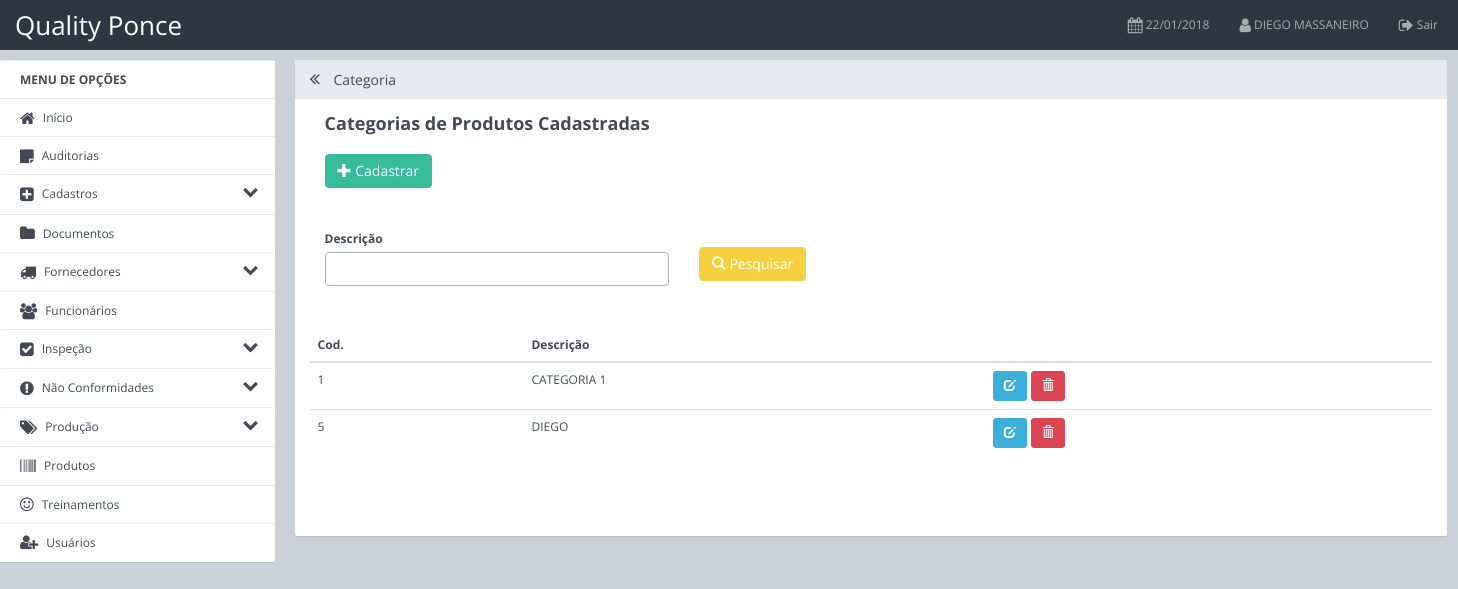
The page /App/Views/cadastros/categoria.php (signed in) on the database its author committed.
### tables this page shows
CREATE TABLE `funcionario` (
  `id` int(11) NOT NULL,
  `nome` varchar(200) NOT NULL,
  `sobrenome` varchar(100) NOT NULL,
  `sexo` char(1) NOT NULL,
  `dataCadastro` date NOT NULL,
  `setorId` int(11) NOT NULL,
  `situacao` char(1) NOT NULL
);

CREATE TABLE `categoria` (
  `id` int(11) NOT NULL,
  `descricao` varchar(100) DEFAULT NULL
);

### Config/ConexaoPDO.php (called while the page is built, shortened)
<?php
class ConexaoPDO {
    public static $instance;
    public static function getInstance() {
        if (!isset(self::$instance)) {
            self::$instance = new PDO('mysql:host=localhost;dbname=mydb', 'root', 'ma323410', array(PDO::MYSQL_ATTR_INIT_COMMAND => "SET NAMES utf8"));
            self::$instance->setAttribute(PDO::ATTR_ERRMODE, PDO::ERRMODE_EXCEPTION);
            self::$instance->setAttribute(PDO::ATTR_ORACLE_NULLS, PDO::NULL_EMPTY_STRING);
        }
        return self::$instance;
    }
}

### App/DAO/UsuarioDAO.php (called while the page is built, shortened)
<?php
class UsuarioDAO {
    public function BuscarNomeFuncionario($funcionarioId) {
        try {
            $sql = "SELECT * FROM funcionario WHERE id = '$funcionarioId'
                     order by nome desc limit 1";
            $p_sql = ConexaoPDO::getInstance()->query($sql);
            $p_sql->execute();
            return $this->ListaFuncionario($p_sql->fetch(PDO::FETCH_ASSOC));
        } catch (Exception $e) {
            print "Ocorreu um erro ao tentar buscar." . $e;
        }
    }
    private function ListaFuncionario($row) {
        $funcionario = new Funcionario();
        $funcionario->setId($row['id']);
        $funcionario->setNome($row['nome']);
        $funcionario->setSobrenome($row['sobrenome']);
        $funcionario->setSexo($row['sexo']);
        $funcionario->setDataCadastro($row['dataCadastro']);
        $funcionario->setSetorId($row['setorId']);
        return $funcionario;
    }
}

### App/Model/Funcionario.php (called while the page is built, shortened)
<?php
class Funcionario {
    private $nome;
    function getNome() {
        return $this->nome;
    }
    function setNome($nome) {
        $this->nome = $nome;
    }
}

### App/DAO/CategoriaDAO.php (called while the page is built, shortened)
<?php
class CategoriaDAO {
    public function BuscarTodosCategoria() {
        try {
            $sql = "SELECT * FROM categoria order by descricao asc";
            $result = ConexaoPDO::getInstance()->query($sql);
            $lista = $result->fetchAll(PDO::FETCH_ASSOC);
            $f_lista = array();
            foreach ($lista as $l) {
                $f_lista[] = $this->lista($l);
            }
            return $f_lista;
        } catch (Exception $e) {
            print "Ocorreu um erro ao tentar Buscar Todos." . $e;
        }
    }
    private function Lista($row) {
        $cat = new Categoria();
        $cat->setId($row['id']);
        $cat->setDescricao($row['descricao']);
        return $cat;
    }
}

### App/Model/Categoria.php (called while the page is built)
<?php
class Categoria {
    private $id;
    private $descricao;
    function getId() {
        return $this->id;
    }
    function getDescricao() {
        return $this->descricao;
    }
    function setId($id) {
        $this->id = $id;
    }
    function setDescricao($descricao) {
        $this->descricao = $descricao;
    }
}

### App/Views/cadastros/categoria.php (the view, shortened to what this page needs)
<?php
include_once '../../../Config/ConexaoPDO.php';
include_once '../../DAO/CategoriaDAO.php';
include_once '../../Model/Categoria.php';
$setorDao = new CategoriaDAO();
?>
<!DOCTYPE html>
<html>
    <head>
        <?php include '../estrutura/head.php'; ?>
    </head>
    <body>
        <?php include '../estrutura/menu.php'; ?>
        <div class="container-fluid">
            <div class="row row-offcanvas row-offcanvas-left">
                <?php include '../estrutura/menulateral.php'; ?>
                <div class="col-xs-12 col-sm-9 content">
                    <div class="panel panel-default">
                        <div class="panel-heading">
                            <h3 class="panel-title"><a href="javascript:void(0);" class="toggle-sidebar"><span class="fa fa-angle-double-left" data-toggle="offcanvas" title="Esconder Menu"></span></a> Categoria</h3>
                        </div>
                        <div class="panel-body">
                            <div class="content-row">
                                <div class="row">
                                    <div class="col-md-12">
                                        <h2 class="content-row-title">Categorias de Produtos Cadastradas</h2>
                                        <div class="row">
                                            <div class="col-md-2">
                                                <button type="button" class="btn btn-info " data-toggle="modal" data-target="#add"><i class="glyphicon glyphicon-plus"></i> Cadastrar</button>
                                            </div>
                                        </div>
                                        <br>
                                        <form method="POST">
                                            <div class="row">
                                                <div class="col-md-4">
                                                    <label>Descrição</label>
                                                    <input type="text" class="form-control" name="pesquisa">
                                                </div>
                                                <div class="col-md-1">
                                                    <br>
                                                    <button type="submit" class="btn btn-warning"><span class="glyphicon glyphicon-search"></span> Pesquisar</button>
                                                </div>
                                            </div>
                                        </form>
                                        <br>
                                        <div class="row">
                                            <table class="table">
                                                <thead>
                                                    <tr>
                                                        <th>Cod.</th>
                                                        <th>Descrição</th>
                                                        <th></th>
                                                    </tr>
                                                </thead>
                                                <tbody>
                                                    <?php
                                                    $resultado = $setorDao->BuscarTodosCategoria();
                                                    foreach ( $resultado as $nc) {
                                                        ?>
                                                        <tr>
                                                            <td><?= $nc->getId() ?></td>
                                                            <td><?= $nc->getDescricao() ?></td>
                                                            <td><button class="btn btn-sm btn-primary" data-toggle="modal" data-target="#edit<?= $nc->getId() ?>" style=" float:left; margin: 0 4px 0 0;"><i class="glyphicon glyphicon-edit"></i> </button>
                                                                <a href="../../Controller/CategoriaControll.php?del=<?= $nc->getId() ?>">
                                                                    <button class="btn btn-sm btn-danger"><i class="glyphicon glyphicon-trash"></i></button></a> </td>
                                                        </tr>
                                                <?php } ?>
                                                </tbody>
                                            </table>
                                        </div>
                                    </div>
                                </div>
                            </div>
                        </div>
                    </div>
                </div>
            </div>
        </div>
    </body>
</html>

### App/Views/estrutura/menu.php (shortened to what this page needs)
<?php
include_once '../../../Config/ConexaoPDO.php';
include_once '../../DAO/UsuarioDAO.php';
include_once '../../Model/Funcionario.php';
$id_funcionario = $_SESSION['funcionario_id'];
$data_formatada = date('d/m/Y');
$usudao = new UsuarioDAO();
$nm_user = $usudao->BuscarNomeFuncionario($id_funcionario);
$nome_usuario_ativo = strtoupper($nm_user->getNome());
?>
<nav role="navigation" class="navbar navbar-custom">
    <div class="container-fluid">
        <div class="navbar-header" >
            <a href="../pri/principal.php" class="navbar-brand" style="color: white;font-size: 26px">
                Quality Ponce
            </a>
        </div>
        <div id="bs-content-row-navbar-collapse-5" class="collapse navbar-collapse">
            <ul class="nav navbar-nav navbar-right">
                <li class="active"><a href=""><i class="fa fa-calendar fa-lg"></i> <?=$data_formatada?></a></li>
                <li class="active"><a href=""><i class="fa fa-user fa-lg"></i> <?= $nome_usuario_ativo?></a></li>
                <li class="active"><a href="../pri/login.php"><i class="fa fa-sign-out fa-lg "></i> Sair</a></li>
            </ul>
        </div>
    </div>
</nav>

### css/css_geral.css (style rules this page uses)
body { background-color: #CCD1D9 }
input { text-transform: uppercase; }

### App/Views/estrutura/head.php (style rules this page uses)
input, textArea { text-transform: uppercase; }

### rows shown on the page
funcionario: nome "DIEGO MASSANEIRO"
categoria: id "1", descricao "CATEGORIA 1"
categoria: id "5", descricao "DIEGO"
